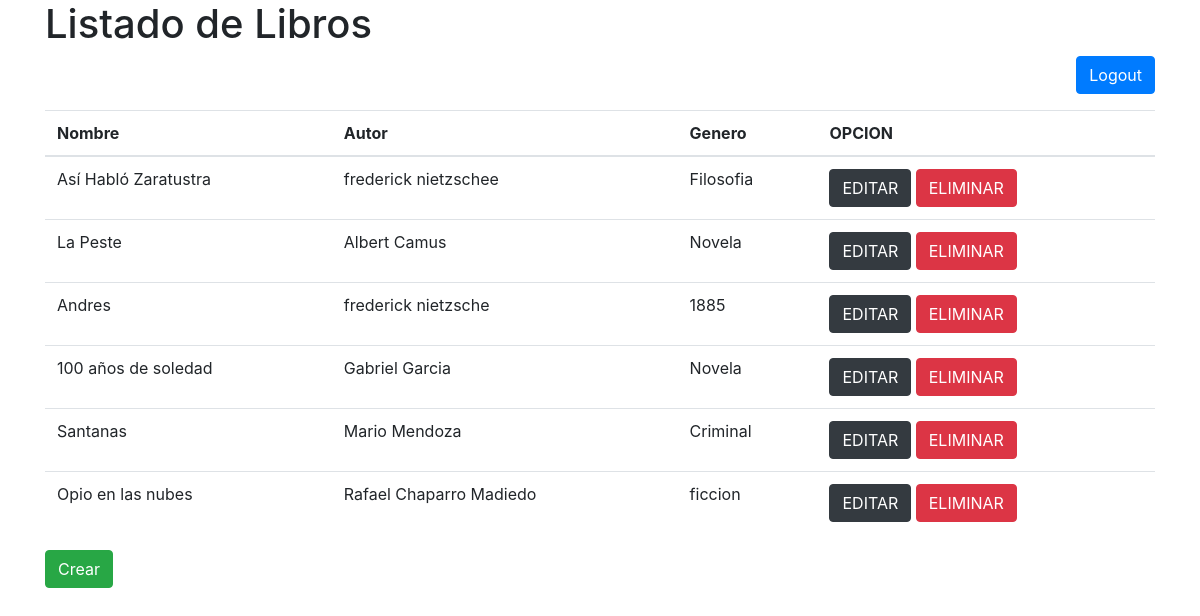
/listar-libro/, run on the app's committed database.
### api/models.py (models this page shows, shortened)
class Libro(models.Model):
    nombre = models.CharField('Nombre', max_length = 100)
    autor  = models.CharField('Autor', max_length =200)
    genero = models.CharField('Genero', max_length =200)

### api/views.py (the view)
# urls.py: path('listar-libro/',listado_books,name='libro_list'),
def listado_books(request):
    libros = Libro.objects.all()
    data = {
        'libros':libros
    }
    return render(request,'listado_libros.html',data)

### api/templates/listado_libros.html (shortened to what this page needs)
{% load static %}
<!DOCTYPE html>
<html lang ="es">
<head>
    <link rel="stylesheet" href="https://stackpath.bootstrapcdn.com/bootstrap/4.3.1/css/bootstrap.min.css">
</head>
<body>
{%block cuerpo%}
<div class= "container">
    <h1>Listado de Libros</h1>
    <div align="right" class="btn_crear mb-3">
        <a href="{% url 'logout' %}" type="button" class="btn btn-primary">Logout</a>
    </div>
    <table class="table table-striped">
        <thead>
            <tr>
                <th>Nombre</th>
                <th>Autor</th>
                <th>Genero</th>
                <th>OPCION</th>
            </tr>
            {% for l in libros %}
            <tr>
                <td>{{ l.nombre}}</td>
                <td>{{ l.autor }}</td>
                <td>{{ l.genero }}</td>
                <td><a href="{% url 'editar_libro' l.id %}" class="btn btn-dark">EDITAR</a>          <a href="#" class="btn btn-danger" onclick="confirmarEliminacion({{l.id}})">ELIMINAR</a></td>
            </tr>
            {% endfor %}
    </table>
<div align="left" class="btn_crear mb-3">
    <a href="{% url 'libro_crear'%}" type="button" class="btn btn-success">Crear</a>
</div>
</div>
{% endblock cuerpo %}
<div id="principal">
    <br>
</html>

### data on the page
Libro: nombre "Así Habló Zaratustra", autor "frederick nietzschee", genero "Filosofia"
Libro: nombre "La Peste", autor "Albert Camus", genero "Novela"
Libro: nombre "Andres", autor "frederick nietzsche", genero "1885"
Libro: nombre "100 años de soledad", autor "Gabriel Garcia", genero "Novela"
Libro: nombre "Santanas", autor "Mario Mendoza", genero "Criminal"
Libro: nombre "Opio en las nubes", autor "Rafael Chaparro Madiedo", genero "ficcion"
